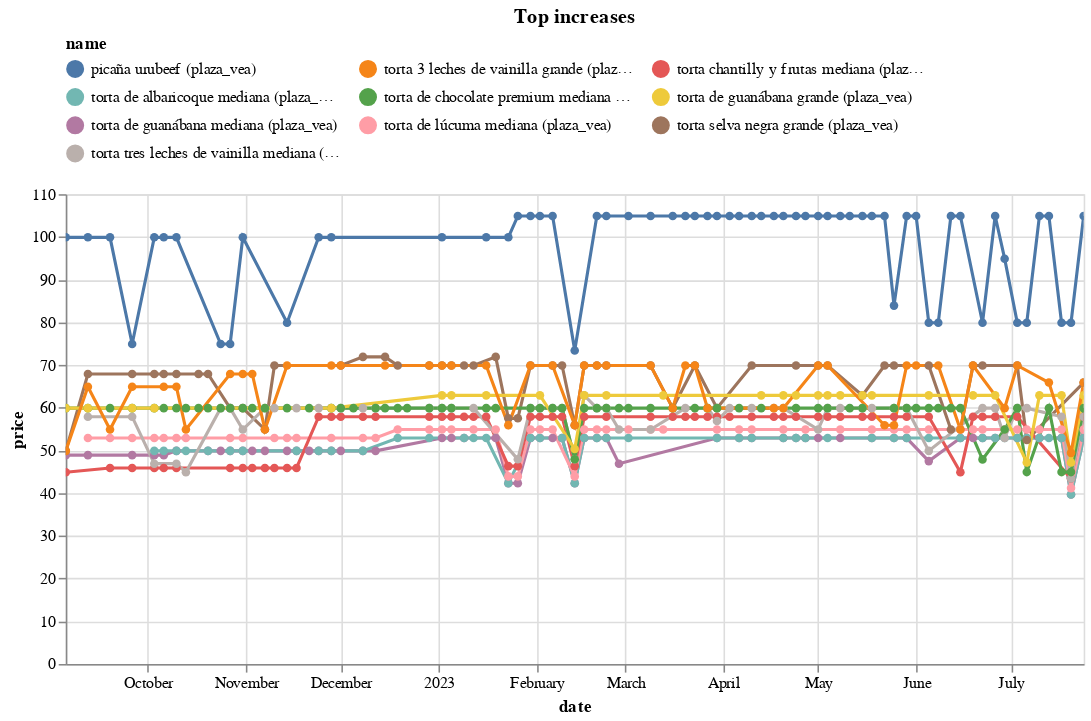

Notebook code cell kept with this figure:
### Code cell
(top_changes_abs
 .sort_values('change')
 .tail(10)
 .pipe(plot_changes, 'Top increases')
)

### Figure 1 — Vega-Lite specification as saved in the notebook (floating-point values rounded to 4 significant figures; data arrays with more than 128 entries replaced by an {"elided": "..."} marker saying what was removed)
{"config": {"view": {"continuousWidth": 300, "continuousHeight": 300}, "legend": {"columns": 3, "orient": "top"}}, "data": {"name": "data-d049558ba3b5c281a01126c580f7ff22"}, "mark": {"type": "line", "point": true}, "encoding": {"color": {"field": "name", "scale": {"domain": ["picaña urubeef (plaza_vea)", "torta 3 leches de vainilla grande (plaza_vea)", "torta chantilly y frutas mediana (plaza_vea)", "torta de albaricoque mediana (plaza_vea)", "torta de chocolate premium mediana (plaza_vea)", "torta de guanábana grande (plaza_vea)", "torta de guanábana mediana (plaza_vea)", "torta de lúcuma mediana (plaza_vea)", "torta selva negra grande (plaza_vea)", "torta tres leches de vainilla mediana (plaza_vea)"]}, "type": "nominal"}, "tooltip": [{"field": "name", "type": "nominal"}, {"field": "price", "type": "quantitative"}, {"field": "last_price", "type": "quantitative"}], "x": {"field": "date", "type": "temporal"}, "y": {"field": "price", "type": "quantitative"}}, "params": [{"name": "param_11", "select": {"type": "point", "fields": ["name"]}, "bind": "legend"}, {"name": "param_12", "select": {"type": "interval", "encodings": ["x", "y"]}, "bind": "scales"}], "title": "Top increases", "transform": [{"filter": {"param": "param_11"}}], "width": 650, "$schema": "https://vega.github.io/schema/vega-lite/v5.8.0.json", "datasets": {"data-d049558ba3b5c281a01126c580f7ff22": {"elided": "524 records"}}}
